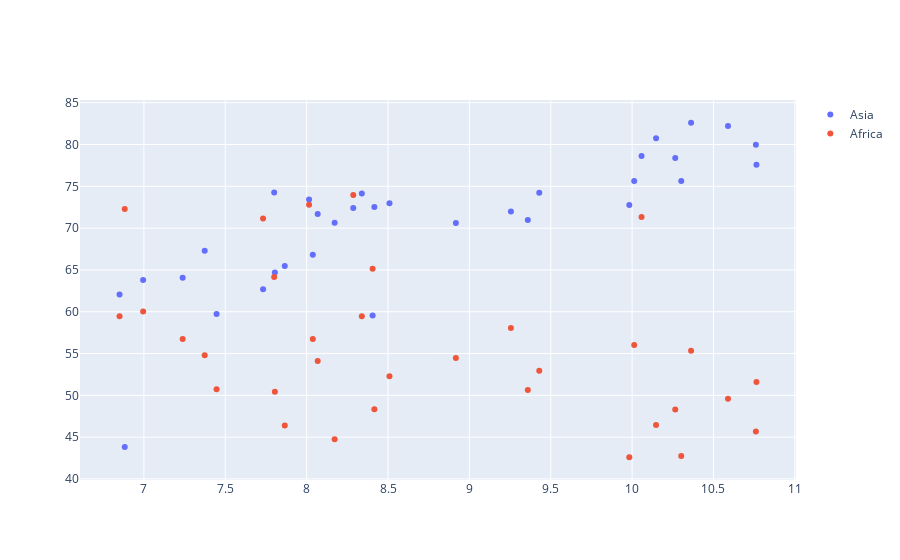

The notebook cell this image was saved under:
### Code cell
a = go.Figure()
a.add_trace(
    go.Scatter(
        x = np.log( df.query('year == 2007 and continent=="Asia"').gdpPercap),
        y = df.query('year == 2007 and continent=="Asia"').lifeExp,
        mode = 'markers',
        name = 'Asia'
        )       
    )
a.add_trace(
    go.Scatter(
        x = np.log( df.query('year == 2007 and continent=="Asia"').gdpPercap),
        y = df.query('year == 2007 and continent=="Africa"').lifeExp,
        mode = 'markers',
        name = 'Africa'
        )       
    )
